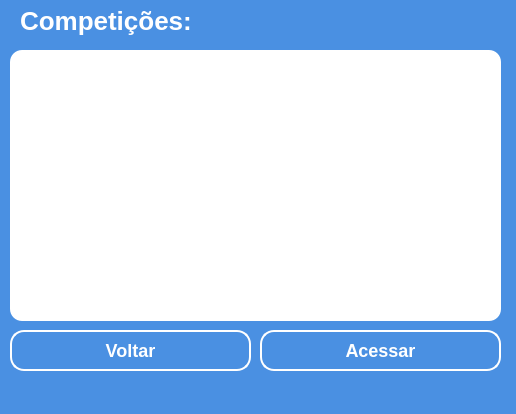
<?xml version="1.0" encoding="UTF-8"?>
<ui version="4.0">
 <class>janela_ve_competicoes</class>
 <widget class="QMainWindow" name="janela_ve_competicoes">
  <property name="geometry">
   <rect>
    <x>0</x>
    <y>0</y>
    <width>516</width>
    <height>414</height>
   </rect>
  </property>
  <property name="windowTitle">
   <string>MainWindow</string>
  </property>
  <property name="styleSheet">
   <string notr="true">*{
	background-color: #4A90E2;
}

QLabel{
	font-family: &quot;Segoe UI&quot;;
	font-weight: bold;
	font-size: 18px;
    color: #fff;
}

#_txt_titulo{
	font-size: 26px;
}

QLineEdit{
    background: #ffffff;
    border: 2px solid #4A90E2;
    border-radius: 8px;
    padding: 5px 10px;

    font-family: &quot;Segoe UI&quot;;
    font-weight: bold;
    font-size: 16px;
    color: #333333;
}

QLineEdit:focus{
    border-color: #53A3FF;
    background: #E6F7FF; 
}

QLineEdit:disabled {
    background: #f0f0f0;
    border: 2px solid #cccccc;
    color: #999999;
}

QPushButton{
    background: #4A90E2;
    border: 2px solid #fff;
    border-radius: 14px;
    padding: 10px 20px;

	font-family: &quot;Segoe UI&quot;;
	font-weight: bold;
	font-size: 18px;
    color: #fff;
}

QPushButton:hover{
    background: #53A3FF;
    border: 2px solid #fff;
    border-radius: 12px;
    padding: 10px 20px;
}

QTableWidget {
    background-color: #ffffff; 	/* Define a cor de fundo do QTableWidget como branco */
    border-radius: 12px; /* Arredonda os cantos do QTableWidget em 8px */
    gridline-color: #cccccc; /* Define a cor das linhas da grade no QTableWidget */
    font-family: &quot;Segoe UI&quot;; /* Define a fonte do texto no QTableWidget */
    font-weight: bold; /* Define o peso da fonte como negrito */
    font-size: 16px; /* Define o tamanho da fonte como 16px */
    color: #333333; /* Define a cor do texto como cinza escuro */
}

QTableWidget::item {
    border: none; /* Remove as bordas dos itens individuais no QTableWidget */
    font-family: &quot;Segoe UI&quot;; /* Define a fonte do texto dos itens */
    font-size: 18px; /* Define o tamanho da fonte dos itens como 16px */
    color: #333333; /* Define a cor do texto dos itens como cinza escuro */
}

QTableWidget::item:selected {
    background-color: #4A90E2; /* Define a cor de fundo do item selecionado como azul */
    color: #ffffff; /* Define a cor do texto do item selecionado como branco */
}

QHeaderView::section {
    background-color: #4A90E2; /* Define a cor de fundo das seções do cabeçalho como azul */
    border: 1px solid #ffffff; /* Adiciona uma borda branca de 1px ao redor das seções do cabeçalho */
    font-family: &quot;Segoe UI&quot;; /* Define a fonte do texto do cabeçalho */
    font-size: 16px; /* Define o tamanho da fonte do cabeçalho como 16px */
    color: #ffffff; /* Define a cor do texto do cabeçalho como branco */
    text-align: center; /* Centraliza o texto no cabeçalho */
}

QHeaderView::section:hover {
    background-color: #53A3FF; /* Altera a cor de fundo da seção do cabeçalho ao passar o mouse */
}

QHeaderView {
    background-color: #4A90E2; /* Define a cor de fundo geral do QHeaderView como azul */
    border: none; /* Remove as bordas do QHeaderView */
    font-family: &quot;Segoe UI&quot;; /* Define a fonte do texto no QHeaderView */
    font-weight: bold; /* Define o texto como negrito */
    font-size: 16px; /* Define o tamanho da fonte no QHeaderView como 16px */
    color: #ffffff; /* Define a cor do texto no QHeaderView como branco */
}

QTableCornerButton::section {
    background-color: #4A90E2; /* Define a cor de fundo do botão no canto superior esquerdo da tabela como azul */
    border: 1px solid #ffffff; /* Adiciona uma borda branca de 1px ao botão do canto */
}
</string>
  </property>
  <widget class="QWidget" name="centralwidget">
   <widget class="QTableWidget" name="_tw_competicoes">
    <property name="geometry">
     <rect>
      <x>10</x>
      <y>50</y>
      <width>491</width>
      <height>271</height>
     </rect>
    </property>
   </widget>
   <widget class="QLabel" name="_txt_titulo">
    <property name="geometry">
     <rect>
      <x>20</x>
      <y>0</y>
      <width>171</width>
      <height>41</height>
     </rect>
    </property>
    <property name="text">
     <string>Competições:</string>
    </property>
   </widget>
   <widget class="QPushButton" name="_btn_acessar">
    <property name="geometry">
     <rect>
      <x>260</x>
      <y>330</y>
      <width>241</width>
      <height>41</height>
     </rect>
    </property>
    <property name="cursor">
     <cursorShape>PointingHandCursor</cursorShape>
    </property>
    <property name="text">
     <string>Acessar</string>
    </property>
   </widget>
   <widget class="QPushButton" name="_btn_voltar">
    <property name="geometry">
     <rect>
      <x>10</x>
      <y>330</y>
      <width>241</width>
      <height>41</height>
     </rect>
    </property>
    <property name="cursor">
     <cursorShape>PointingHandCursor</cursorShape>
    </property>
    <property name="text">
     <string>Voltar</string>
    </property>
   </widget>
  </widget>
  <widget class="QMenuBar" name="menubar">
   <property name="geometry">
    <rect>
     <x>0</x>
     <y>0</y>
     <width>516</width>
     <height>21</height>
    </rect>
   </property>
  </widget>
  <widget class="QStatusBar" name="statusbar"/>
 </widget>
 <resources/>
 <connections/>
</ui>
